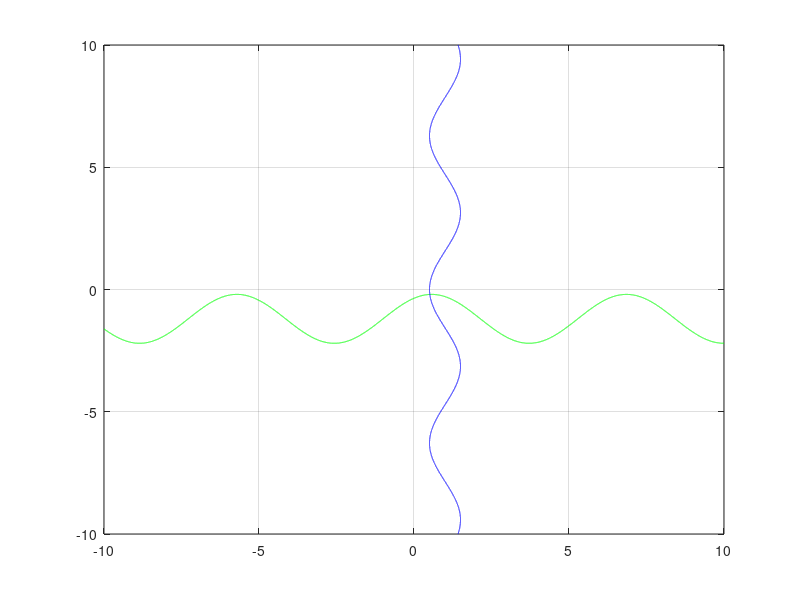

Here is the MATLAB script that generated this plot:
clear all; clc; format long;
y2=-10:0.001:10;
x1=-10:0.001:10;
y1 = sin(x1 + 1)-1.2;
x2 = (2 - cos(y2)) / 2;
plot(x1,y1,'g',x2,y2,'b'); grid on; % рисование графика
xy=[0.0, 0.0]';  % начальное приближение
xya=[0.0, 0.0]';
xyab=[0.510150157450740,  -0.201838415356574]';
function result = F1(x, y)
    result = sin(x + 1) - y - 1.2;
endfunction

function result = F2(x, y)
    result = 2 * x + cos(y) - 2;
endfunction
function result = F3(x)
  result = sin(x + 1) - 1.2;
 endfunction
function result = F4(y)
  result = 1 - 0.5 * cos(y);
 endfunction
function result = F(x, y)
    result = [F1(x, y); F2(x, y)];
endfunction
function result = J(x, y)
    result = [cos(x + 1), -1;
                2, -sin(y)];
endfunction
%Метод последовательных приближений
for k = 1:20
  xya = [F4(xya(2)), F3(xya(1))];
endfor
xya;
%Метод Ньютона
for k=1:4
  J_val = J(xy(1), xy(2));
  F_val = F(xy(1), xy(2));
  xy_next = xy - J_val \ F_val;
  xy = xy_next;
endfor
xy;
xy=[0.0, 0.0]';
J0_val = J(xy(1), xy(2));
%Модернизированный метод Ньютона
for k=1:7
  F_val = F(xy(1), xy(2));
  xy_next = xy - J0_val \ F_val;
  xy = xy_next;
  xy;
  k;
endfor
xyab;
xy;
norm(xy-xya);
